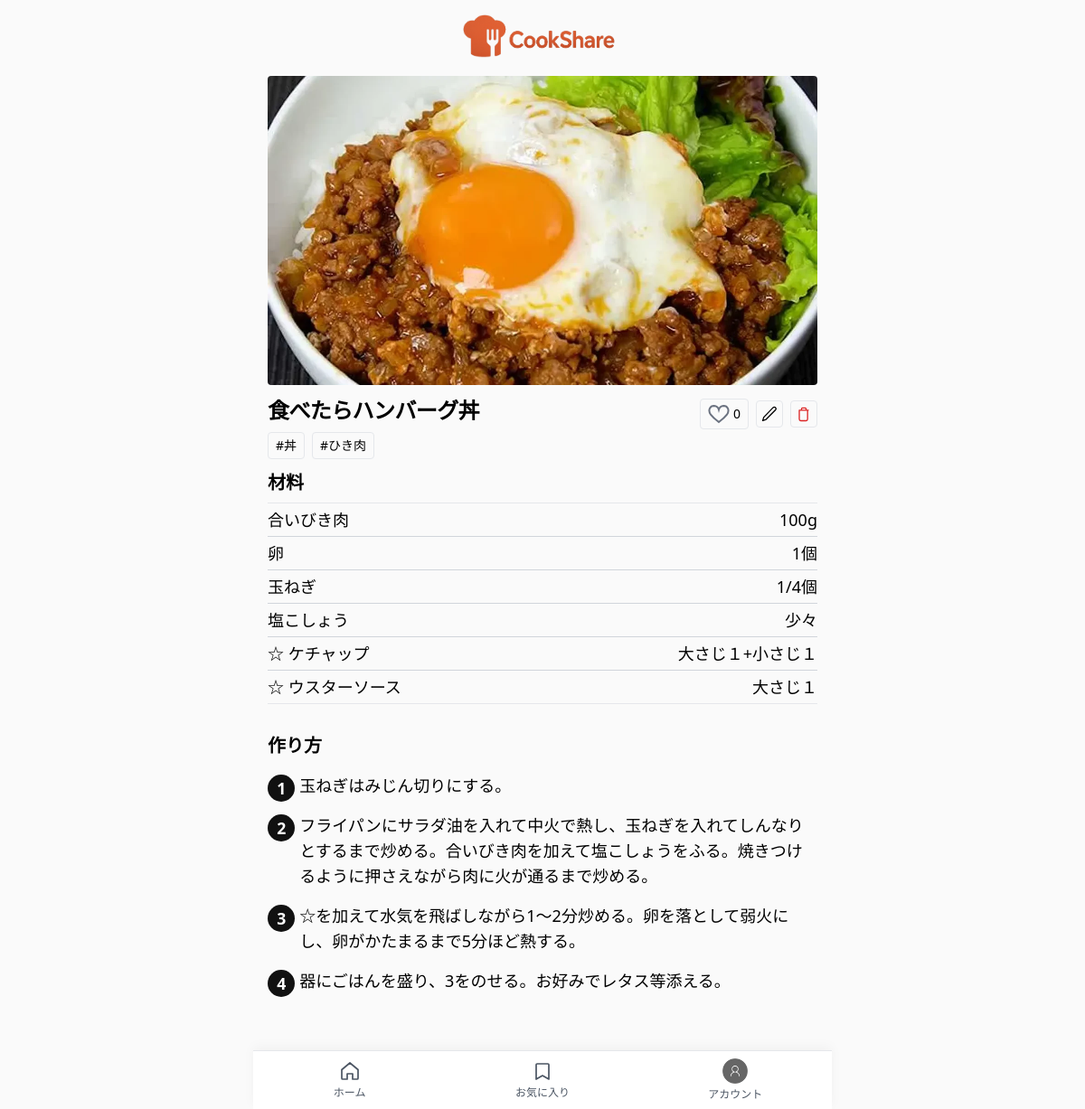
/recipes/6 (signed in), run on the app's committed database.
### app/main.py (models this page shows)
class Recipe(SQLModel, table=True):
    __table_args__ = {"sqlite_autoincrement": True}
    id: Optional[int] = Field(default=None, primary_key=True)
    title: str
    description: str = ""
    main_image: Optional[str] = None
    author_id: Optional[int] = Field(foreign_key="user.id", default=None)
    view_count: int = Field(default=0)

class Tag(SQLModel, table=True):
    id: Optional[int] = Field(default=None, primary_key=True)
    name: str  # 重複はアプリ側で防止

class Ingredient(SQLModel, table=True):
    id: Optional[int] = Field(default=None, primary_key=True)
    recipe_id: int = Field(foreign_key="recipe.id")
    name: str
    amount: Optional[str] = None
    unit: Optional[str] = None
    order_no: int = 0

class Step(SQLModel, table=True):
    id: Optional[int] = Field(default=None, primary_key=True)
    recipe_id: int = Field(foreign_key="recipe.id")
    body: str
    order_no: int = 0
    image_path: Optional[str] = None

### app/main.py (the view)
@app.get("/recipes/{rid}", response_class=HTMLResponse)
def recipe_detail(request: Request, rid: int):
    _ensure_csrf(request)
    current_user = get_current_user(request)
    with Session(engine) as s:
        r = s.get(Recipe, rid)
        if not r:
            return HTMLResponse("Not found", status_code=404)
        r.view_count = (r.view_count or 0) + 1
        s.add(r)
        s.commit()
        s.refresh(r)
        ings = s.exec(select(Ingredient).where(Ingredient.recipe_id == rid).order_by(Ingredient.order_no)).all()
        steps = s.exec(select(Step).where(Step.recipe_id == rid).order_by(Step.order_no)).all()
        tags = s.exec(select(Tag).join(RecipeTag, RecipeTag.tag_id == Tag.id).where(RecipeTag.recipe_id == rid)).all()
        fav_count = _fav_count(s, rid)
        is_fav = (current_user is not None) and _is_favorited(s, current_user.id, rid)
    return templates.TemplateResponse("recipe_detail.html", {
        "request": request, "recipe": r, "ingredients": ings, "steps": steps, "tags": tags,
        "current_user": current_user, "fav_count": fav_count, "is_fav": is_fav
    })

### app/templates/recipe_detail.html (shortened to what this page needs)
{% extends "base.html" %}
{% block content %}
  {% if recipe.main_image %}
    {% set path = recipe.main_image %}
    {% if path.endswith('+') %}
      {% set path = path[:-1] %}
    {% endif %}
    <div class="aspect-video w-full overflow-hidden rounded mb-3">
      {% if path.endswith('.webp') %}
        <img src="{{ path }}" class="w-full h-full object-cover" alt="{{ recipe.title }}">
      {% else %}
        <picture>
          <source srcset="{{ path }}.webp" type="image/webp">
          <img src="{{ path }}" class="w-full h-full object-cover" alt="{{ recipe.title }}">
        </picture>
      {% endif %}
    </div>
  {% endif %}
  <div class="flex items-center justify-between">
  <h1 class="text-2xl font-bold tracking-tight mb-2">{{ recipe.title }}</h1>
  <div class="flex items-center gap-2">
    {% if current_user %}
      <form method="post" action="/recipes/{{ recipe.id }}/{% if is_fav %}unfavorite{% else %}favorite{% endif %}">
        <button class="flex items-center gap-1 px-2 py-1 rounded border hover:bg-gray-50"
                aria-label="{% if is_fav %}お気に入りを外す{% else %}お気に入りに追加{% endif %}">
          {% if is_fav %}
            <svg xmlns="http://www.w3.org/2000/svg" class="w-6 h-6 text-red-500"
     viewBox="0 0 24 24" fill="currentColor">
              <path d="M12 21s-6-4.35-9-8.28C-0.5 7.5 2.5 3 6.75 3A5.75 5.75 0 0 1 12 7.25 5.75 5.75 0 0 1 17.25 3C21.5 3 24.5 7.5 21 12.72 18 16.65 12 21 12 21z"/>
            </svg>
          {% else %}
            <svg xmlns="http://www.w3.org/2000/svg" class="w-6 h-6 text-gray-500"
     viewBox="0 0 24 24" fill="none" stroke="currentColor" stroke-width="2">
              <path d="M12 21s-6-4.35-9-8.28C-0.5 7.5 2.5 3 6.75 3A5.75 5.75 0 0 1 12 7.25 5.75 5.75 0 0 1 17.25 3C21.5 3 24.5 7.5 21 12.72 18 16.65 12 21 12 21z"/>
            </svg>
          {% endif %}
          <span class="text-sm">{{ fav_count }}</span>
        </button>
      </form>
    {% endif %}
    {% if current_user and current_user.id == recipe.author_id %}
      <a href="/recipes/{{ recipe.id }}/edit"
         class="p-1 rounded border hover:bg-gray-50" aria-label="編集">
        <svg xmlns="http://www.w3.org/2000/svg" class="h-5 w-5" fill="none"
             viewBox="0 0 24 24" stroke="currentColor" stroke-width="1.6">
          <path stroke-linecap="round" stroke-linejoin="round"
                d="M16.862 3.487a2.25 2.25 0 013.182 3.182L7.5 19.313l-4.5 1.5 1.5-4.5 12.362-12.826z"/>
        </svg>
      </a>
      <form method="post" action="/recipes/{{ recipe.id }}/delete"
            onsubmit="return confirm('本当に削除しますか？この操作は元に戻せません。');">
        <button class="p-1 rounded border text-red-600 hover:bg-red-50" aria-label="削除">
          <svg xmlns="http://www.w3.org/2000/svg" class="h-5 w-5" fill="none"
               viewBox="0 0 24 24" stroke="currentColor" stroke-width="1.6">
            <path stroke-linecap="round" stroke-linejoin="round"
                  d="M6 7h12M9 7V5a1 1 0 011-1h4a1 1 0 011 1v2m2 0v12a2 2 0 01-2 2H8a2 2 0 01-2-2V7h12z"/>
          </svg>
        </button>
      </form>
    {% endif %}
  </div>
</div>
  {% if tags and tags|length > 0 %}
    <div class="mb-3 flex flex-wrap gap-2">
      {% for t in tags %}
        <a href="/?tag={{ t.name }}" class="px-2 py-1 text-sm border rounded hover:bg-gray-50">#{{ t.name }}</a>
      {% endfor %}
    </div>
  {% endif %}
  {% if ingredients and ingredients|length > 0 %}
    <h2 class="text-xl font-bold mb-2">材料</h2>
    <div class="divide-y divide-gray-300 border-t border-b text-lg mb-8">
      {% for ing in ingredients %}
        <div class="flex justify-between py-1">
          <span>{{ ing.name }}</span>
          <span>{{ ing.amount or '' }} {{ ing.unit or '' }}</span>
        </div>
      {% endfor %}
    </div>
  {% endif %}
 {% if steps and steps|length > 0 %}
  <h2 class="text-xl font-bold mt-6 mb-2">作り方</h2>
  <ol class="steps">
    {% for st in steps %}
      <li>
        {% if st.body %}
          <div class="whitespace-pre-wrap text-lg">{{ st.body }}</div>
        {% endif %}
      </li>
    {% endfor %}
  </ol>
{% endif %}
{% endblock %}

### app/static/global.css (style rules this page uses)
.steps li { counter-increment: step; margin: 1rem 0; font-size: 1.1rem; position: relative; padding-left: 2.2rem; }
.steps li::before { content: counter(step); position: absolute; left: 0; top: 0.1rem; width: 1.9rem; height: 1.9rem; border-radius: 50%; background: #111; color: #fff; display: flex; align-items: center; justify-content: center; font-weight: 700; }

### app/templates/base.html (style rules this page uses)
.pb-safe { padding-bottom: calc(env(safe-area-inset-bottom, 0px) + 64px); }
html,body { max-width:100%;overflow-x:hidden }
*,*::before,*::after { box-sizing:border-box }
img,video { max-width:100%;height:auto;display:block }
input,textarea,select,button { max-width:100% }

### data on the page
Recipe: title "食べたらハンバーグ丼"
Tag: name "丼"
Tag: name "ひき肉"
Ingredient: name "合いびき肉", amount "100g"
Ingredient: name "卵", amount "1個"
Ingredient: name "玉ねぎ", amount "1/4個"
Ingredient: name "塩こしょう", amount "少々"
Ingredient: name "☆ ケチャップ", amount "大さじ１+小さじ１"
Ingredient: name "☆ ウスターソース", amount "大さじ１"
Step: body "玉ねぎはみじん切りにする。"
Step: body "フライパンにサラダ油を入れて中火で熱し、玉ねぎを入れてしんなりとするまで炒める。合いびき肉を加えて塩こしょうをふる。焼きつけるように押さえながら肉に火が通るまで炒める。"
Step: body "☆を加えて水気を飛ばしながら1〜2分炒める。卵を落として弱火にし、卵がかたまるまで5分ほど熱する。"
Step: body "器にごはんを盛り、3をのせる。お好みでレタス等添える。"

### other printed values
{{ fav_count }} "0"
